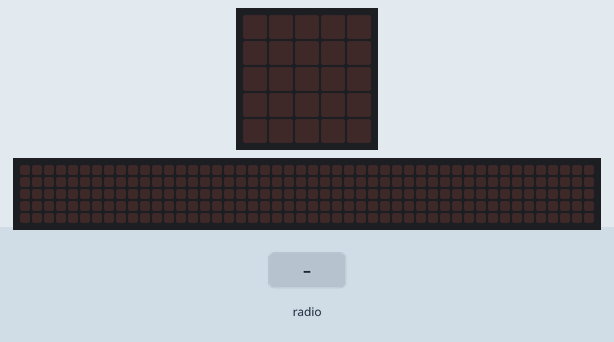
Recording of a program running on a simulated BBC micro:bit running MicroPython. On the bench: the board's 5×5 LED display, a strip that is not on the board, showing the scrolling text unrolled. The test bench sets the inputs (shaded band). The 48×5 strip is a reading aid, not a part: it shows the text the display is scrolling, unrolled, one strip-width of it at a time.

Above: at 1.2 s.
1.3 s: radio message "1" arrives
At 1.37 s:
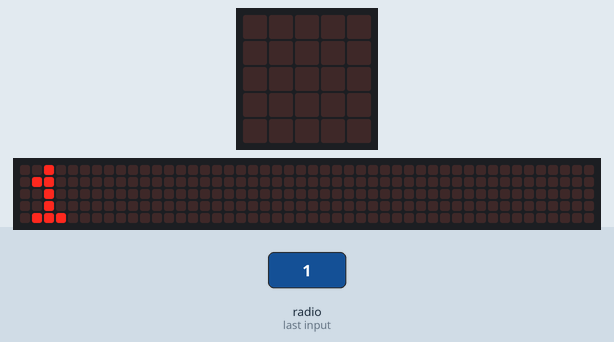
At 1.82 s:
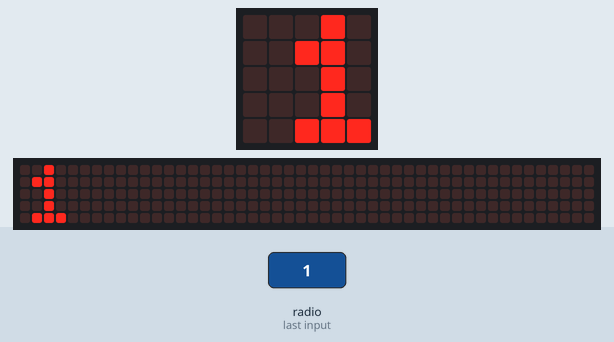
Timing chart, 0 to 4.3 s (numbered marks = the images above; inputs shaded):
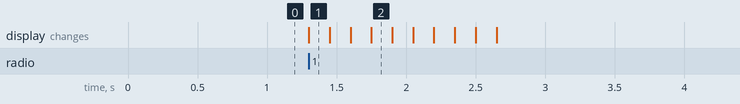

The program:

radio_receiver.py
```python
from microbit import *
import radio
radio.on()
radio.config(channel=23)
while True:
    zprava = radio.receive()
    if (zprava):
        display.scroll(zprava)
        zprava = ""
radio.off()
```

Measured:
- after the input at 1.3 s, the display: changes at once (image 1)
